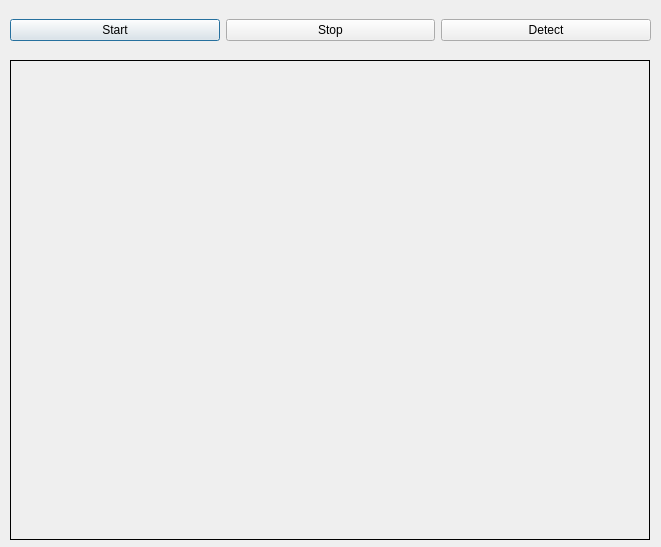
<?xml version="1.0" encoding="UTF-8"?>
<ui version="4.0">
 <class>Dialog</class>
 <widget class="QDialog" name="Dialog">
  <property name="geometry">
   <rect>
    <x>0</x>
    <y>0</y>
    <width>661</width>
    <height>547</height>
   </rect>
  </property>
  <property name="windowTitle">
   <string>Dialog</string>
  </property>
  <widget class="QWidget" name="horizontalLayoutWidget">
   <property name="geometry">
    <rect>
     <x>10</x>
     <y>10</y>
     <width>641</width>
     <height>41</height>
    </rect>
   </property>
   <layout class="QHBoxLayout" name="horizontalLayout_2">
    <item>
     <widget class="QPushButton" name="start">
      <property name="text">
       <string>Start</string>
      </property>
     </widget>
    </item>
    <item>
     <widget class="QPushButton" name="stop">
      <property name="text">
       <string>Stop</string>
      </property>
     </widget>
    </item>
    <item>
     <widget class="QPushButton" name="detect">
      <property name="text">
       <string>Detect</string>
      </property>
      <property name="checkable">
       <bool>true</bool>
      </property>
     </widget>
    </item>
   </layout>
  </widget>
  <widget class="QLabel" name="display">
   <property name="geometry">
    <rect>
     <x>10</x>
     <y>60</y>
     <width>640</width>
     <height>480</height>
    </rect>
   </property>
   <property name="frameShape">
    <enum>QFrame::Box</enum>
   </property>
   <property name="text">
    <string/>
   </property>
  </widget>
 </widget>
 <resources/>
 <connections/>
</ui>
